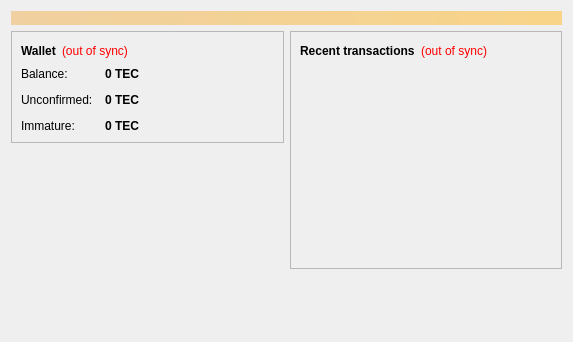
<?xml version="1.0" encoding="UTF-8"?>
<ui version="4.0">
 <class>OverviewPage</class>
 <widget class="QWidget" name="OverviewPage">
  <property name="geometry">
   <rect>
    <x>0</x>
    <y>0</y>
    <width>573</width>
    <height>342</height>
   </rect>
  </property>
  <property name="windowTitle">
   <string>Form</string>
  </property>
  <layout class="QVBoxLayout" name="topLayout">
   <item>
    <widget class="QLabel" name="labelAlerts">
     <property name="visible">
      <bool>false</bool>
     </property>
     <property name="styleSheet">
      <string notr="true">background-color: qlineargradient(x1: 0, y1: 0, x2: 1, y2: 0, stop:0 #F0D0A0, stop:1 #F8D488); color:#000000;</string>
     </property>
     <property name="wordWrap">
      <bool>true</bool>
     </property>
     <property name="margin">
      <number>3</number>
     </property>
    </widget>
   </item>
   <item>
    <layout class="QHBoxLayout" name="horizontalLayout" stretch="1,1">
     <item>
      <layout class="QVBoxLayout" name="verticalLayout_2">
       <item>
        <widget class="QFrame" name="frame">
         <property name="frameShape">
          <enum>QFrame::StyledPanel</enum>
         </property>
         <property name="frameShadow">
          <enum>QFrame::Raised</enum>
         </property>
         <layout class="QVBoxLayout" name="verticalLayout_4">
          <item>
           <layout class="QHBoxLayout" name="horizontalLayout_4">
            <item>
             <widget class="QLabel" name="label_5">
              <property name="font">
               <font>
                <weight>75</weight>
                <bold>true</bold>
               </font>
              </property>
              <property name="text">
               <string>Wallet</string>
              </property>
             </widget>
            </item>
            <item>
             <widget class="QLabel" name="labelWalletStatus">
              <property name="toolTip">
               <string>The displayed information may be out of date. Your wallet automatically synchronizes with the Teestcoin network after a connection is established, but this process has not completed yet.</string>
              </property>
              <property name="styleSheet">
               <string notr="true">QLabel { color: red; }</string>
              </property>
              <property name="text">
               <string notr="true">(out of sync)</string>
              </property>
              <property name="alignment">
               <set>Qt::AlignLeading|Qt::AlignLeft|Qt::AlignVCenter</set>
              </property>
             </widget>
            </item>
            <item>
             <spacer name="horizontalSpacer_2">
              <property name="orientation">
               <enum>Qt::Horizontal</enum>
              </property>
              <property name="sizeHint" stdset="0">
               <size>
                <width>40</width>
                <height>20</height>
               </size>
              </property>
             </spacer>
            </item>
           </layout>
          </item>
          <item>
           <layout class="QFormLayout" name="formLayout_2">
            <property name="fieldGrowthPolicy">
             <enum>QFormLayout::AllNonFixedFieldsGrow</enum>
            </property>
            <property name="horizontalSpacing">
             <number>12</number>
            </property>
            <property name="verticalSpacing">
             <number>12</number>
            </property>
            <item row="0" column="0">
             <widget class="QLabel" name="label">
              <property name="text">
               <string>Balance:</string>
              </property>
             </widget>
            </item>
            <item row="0" column="1">
             <widget class="QLabel" name="labelBalance">
              <property name="font">
               <font>
                <weight>75</weight>
                <bold>true</bold>
               </font>
              </property>
              <property name="cursor">
               <cursorShape>IBeamCursor</cursorShape>
              </property>
              <property name="toolTip">
               <string>Your current balance</string>
              </property>
              <property name="text">
               <string notr="true">0 TEC</string>
              </property>
              <property name="textInteractionFlags">
               <set>Qt::LinksAccessibleByMouse|Qt::TextSelectableByKeyboard|Qt::TextSelectableByMouse</set>
              </property>
             </widget>
            </item>
            <item row="1" column="0">
             <widget class="QLabel" name="label_3">
              <property name="text">
               <string>Unconfirmed:</string>
              </property>
             </widget>
            </item>
            <item row="1" column="1">
             <widget class="QLabel" name="labelUnconfirmed">
              <property name="font">
               <font>
                <weight>75</weight>
                <bold>true</bold>
               </font>
              </property>
              <property name="cursor">
               <cursorShape>IBeamCursor</cursorShape>
              </property>
              <property name="toolTip">
               <string>Total of transactions that have yet to be confirmed, and do not yet count toward the current balance</string>
              </property>
              <property name="text">
               <string notr="true">0 TEC</string>
              </property>
              <property name="textInteractionFlags">
               <set>Qt::LinksAccessibleByMouse|Qt::TextSelectableByKeyboard|Qt::TextSelectableByMouse</set>
              </property>
             </widget>
            </item>
            <item row="2" column="0">
             <widget class="QLabel" name="labelImmatureText">
              <property name="text">
               <string>Immature:</string>
              </property>
             </widget>
            </item>
            <item row="2" column="1">
             <widget class="QLabel" name="labelImmature">
              <property name="font">
               <font>
                <weight>75</weight>
                <bold>true</bold>
               </font>
              </property>
              <property name="toolTip">
               <string>Mined balance that has not yet matured</string>
              </property>
              <property name="text">
               <string notr="true">0 TEC</string>
              </property>
              <property name="textInteractionFlags">
               <set>Qt::LinksAccessibleByMouse|Qt::TextSelectableByKeyboard|Qt::TextSelectableByMouse</set>
              </property>
             </widget>
            </item>
           </layout>
          </item>
         </layout>
        </widget>
       </item>
       <item>
        <spacer name="verticalSpacer">
         <property name="orientation">
          <enum>Qt::Vertical</enum>
         </property>
         <property name="sizeHint" stdset="0">
          <size>
           <width>20</width>
           <height>40</height>
          </size>
         </property>
        </spacer>
       </item>
      </layout>
     </item>
     <item>
      <layout class="QVBoxLayout" name="verticalLayout_3">
       <item>
        <widget class="QFrame" name="frame_2">
         <property name="frameShape">
          <enum>QFrame::StyledPanel</enum>
         </property>
         <property name="frameShadow">
          <enum>QFrame::Raised</enum>
         </property>
         <layout class="QVBoxLayout" name="verticalLayout">
          <item>
           <layout class="QHBoxLayout" name="horizontalLayout_2">
            <item>
             <widget class="QLabel" name="label_4">
              <property name="text">
               <string>&lt;b&gt;Recent transactions&lt;/b&gt;</string>
              </property>
             </widget>
            </item>
            <item>
             <widget class="QLabel" name="labelTransactionsStatus">
              <property name="toolTip">
               <string>The displayed information may be out of date. Your wallet automatically synchronizes with the Teestcoin network after a connection is established, but this process has not completed yet.</string>
              </property>
              <property name="styleSheet">
               <string notr="true">QLabel { color: red; }</string>
              </property>
              <property name="text">
               <string notr="true">(out of sync)</string>
              </property>
              <property name="alignment">
               <set>Qt::AlignRight|Qt::AlignTrailing|Qt::AlignVCenter</set>
              </property>
             </widget>
            </item>
            <item>
             <spacer name="horizontalSpacer">
              <property name="orientation">
               <enum>Qt::Horizontal</enum>
              </property>
              <property name="sizeHint" stdset="0">
               <size>
                <width>40</width>
                <height>20</height>
               </size>
              </property>
             </spacer>
            </item>
           </layout>
          </item>
          <item>
           <widget class="QListView" name="listTransactions">
            <property name="styleSheet">
             <string notr="true">QListView { background: transparent; }</string>
            </property>
            <property name="frameShape">
             <enum>QFrame::NoFrame</enum>
            </property>
            <property name="verticalScrollBarPolicy">
             <enum>Qt::ScrollBarAlwaysOff</enum>
            </property>
            <property name="horizontalScrollBarPolicy">
             <enum>Qt::ScrollBarAlwaysOff</enum>
            </property>
            <property name="selectionMode">
             <enum>QAbstractItemView::NoSelection</enum>
            </property>
           </widget>
          </item>
         </layout>
        </widget>
       </item>
       <item>
        <spacer name="verticalSpacer_2">
         <property name="orientation">
          <enum>Qt::Vertical</enum>
         </property>
         <property name="sizeHint" stdset="0">
          <size>
           <width>20</width>
           <height>40</height>
          </size>
         </property>
        </spacer>
       </item>
      </layout>
     </item>
    </layout>
   </item>
  </layout>
 </widget>
 <resources/>
 <connections/>
</ui>
